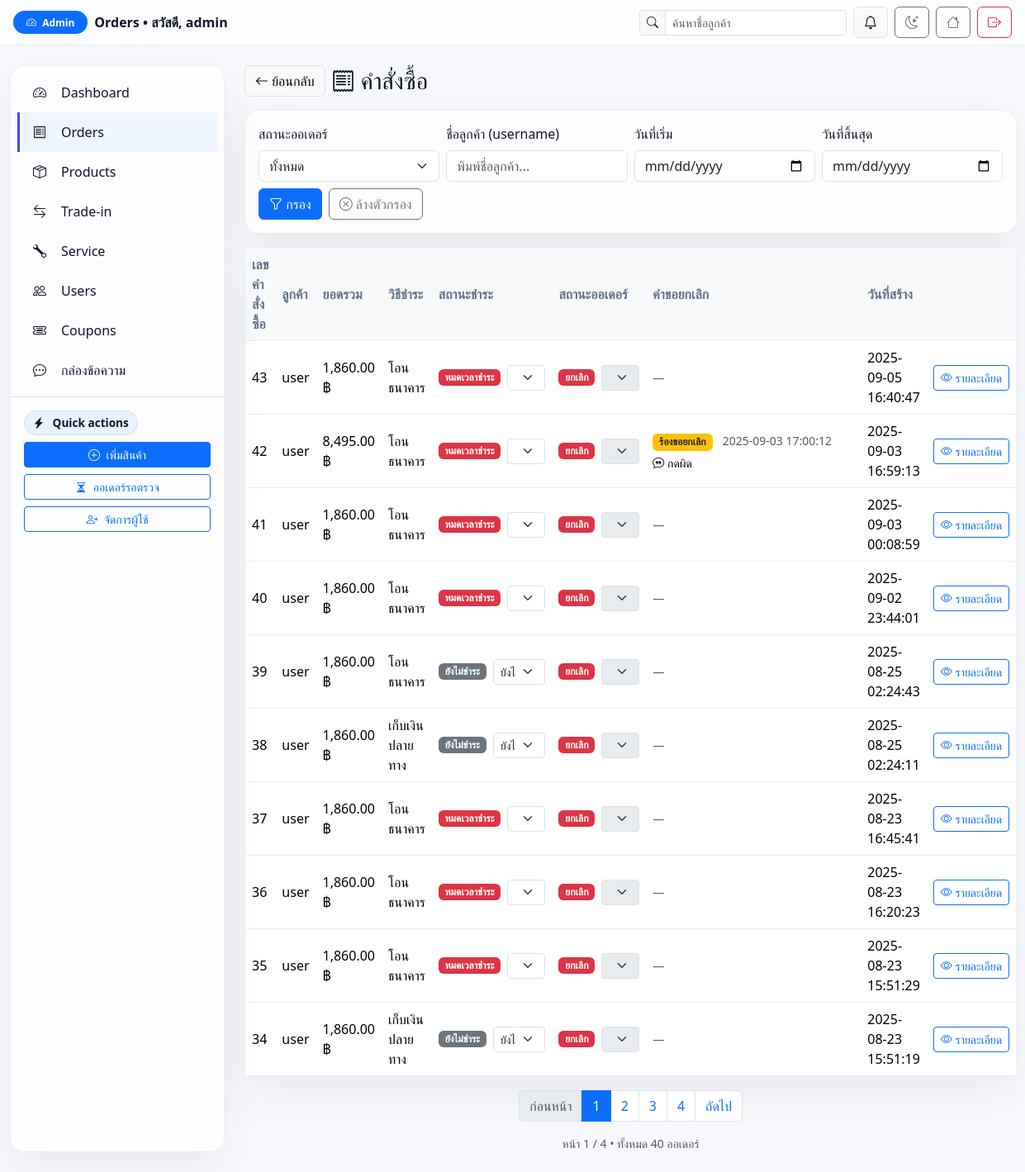
Page /Home/admin/orders.php (signed in) on the earlier database version.
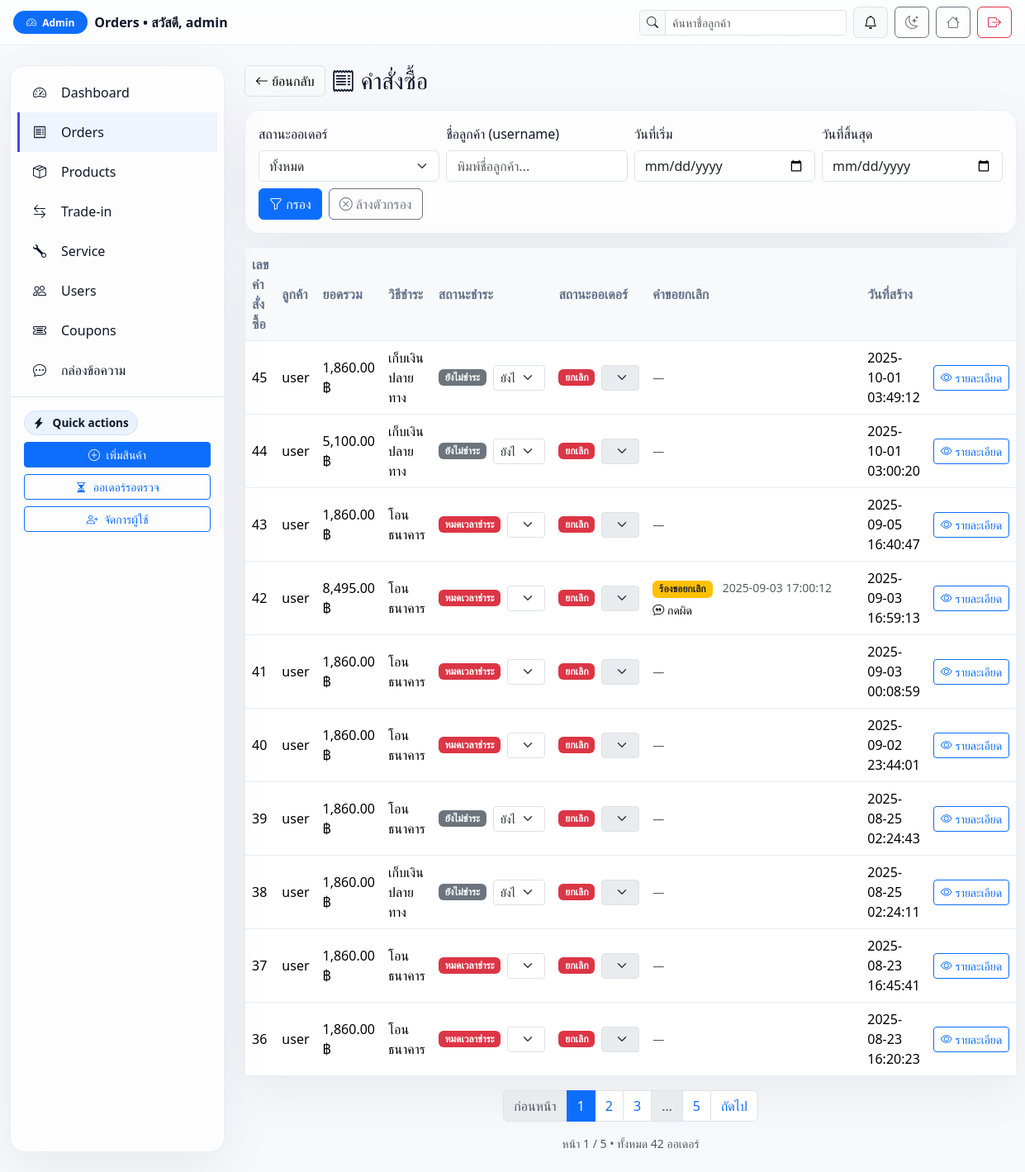
Same page on the later database version.
### tables this page shows
CREATE TABLE `orders` (
  `id` bigint(20) UNSIGNED NOT NULL,
  `user_id` bigint(20) UNSIGNED NOT NULL,
  `total_price` decimal(10,2) NOT NULL DEFAULT 0.00,
  `status` enum('pending','processing','shipped','delivered','completed','cancel_requested','cancelled') NOT NULL DEFAULT 'pending',
  `payment_status` enum('unpaid','pending','paid','refunded','expired') NOT NULL DEFAULT 'unpaid',
  `stock_deducted` tinyint(1) NOT NULL DEFAULT 0,
  `shipping_name` varchar(150) DEFAULT NULL,
  `shipping_phone` varchar(30) DEFAULT NULL,
  `shipping_address` text DEFAULT NULL,
  `created_at` timestamp NOT NULL DEFAULT current_timestamp(),
  `expires_at` datetime DEFAULT NULL,
  `updated_at` timestamp NULL DEFAULT NULL ON UPDATE current_timestamp(),
  `payment_method` enum('cod','bank') DEFAULT 'cod',
  `slip_image` varchar(255) DEFAULT NULL,
  `cancel_reason` text DEFAULT NULL,
  `cancel_requested_at` timestamp NULL DEFAULT NULL
);

CREATE TABLE `users` (
  `id` bigint(20) UNSIGNED NOT NULL,
  `username` varchar(100) NOT NULL,
  `email` varchar(255) NOT NULL,
  `google_id` varchar(64) DEFAULT NULL,
  `provider` enum('local','google') NOT NULL DEFAULT 'local',
  `password_hash` varchar(255) DEFAULT NULL,
  `role` enum('user','admin') DEFAULT 'user',
  `phone` varchar(30) DEFAULT NULL,
  `address` text DEFAULT NULL,
  `profile_pic` varchar(255) DEFAULT NULL,
  `is_active` tinyint(1) NOT NULL DEFAULT 1,
  `created_at` timestamp NOT NULL DEFAULT current_timestamp(),
  `updated_at` timestamp NULL DEFAULT NULL ON UPDATE current_timestamp(),
  `full_name` varchar(150) DEFAULT NULL,
  `avatar` varchar(255) DEFAULT NULL,
  `address_line1` varchar(255) DEFAULT NULL,
  `address_line2` varchar(255) DEFAULT NULL,
  `district` varchar(120) DEFAULT NULL,
  `province` varchar(120) DEFAULT NULL,
  `postcode` varchar(12) DEFAULT NULL
);

### Home/admin/orders.php (the view, shortened to what the changed rows need)
<?php
require __DIR__ . '/../includes/db.php';
function h($s){ return htmlspecialchars($s ?? '', ENT_QUOTES, 'UTF-8'); }
function baht($n){ return number_format((float)$n,2); }
$PAY_THAI = [
  'unpaid'   => 'ยังไม่ชำระ',
  'pending'  => 'รอตรวจสอบ',
  'paid'     => 'ชำระแล้ว',
  'refunded' => 'คืนเงินแล้ว',
  'expired'  => 'หมดเวลาชำระ',
];
$PAY_BADGE = [
  'unpaid'   => 'secondary',
  'pending'  => 'warning text-dark',
  'paid'     => 'success',
  'refunded' => 'info text-dark',
  'expired'  => 'danger',
];
$ORDER_THAI = [
  'pending'          => 'ใหม่/กำลังตรวจสอบ',
  'processing'       => 'กำลังเตรียม/แพ็ค',
  'shipped'          => 'ส่งออกจากคลัง',
  'delivered'        => 'ถึงปลายทาง',
  'completed'        => 'เสร็จสิ้น',
  'cancel_requested' => 'รอยืนยันยกเลิก',
  'cancelled'        => 'ยกเลิก',
];
$ORDER_BADGE = [
  'pending'          => 'info text-dark',
  'processing'       => 'primary',
  'shipped'          => 'primary',
  'delivered'        => 'success',
  'completed'        => 'success',
  'cancel_requested' => 'warning text-dark',
  'cancelled'        => 'danger',
];
$per_page = 10;
$page     = max(1, (int)($_GET['page'] ?? 1));
$offset   = ($page - 1) * $per_page;
$count_sql = "
  SELECT COUNT(DISTINCT o.id) AS c
  FROM orders o
  LEFT JOIN users u ON u.id=o.user_id
  WHERE 1=1
";
$stc = $conn->prepare($count_sql);
$stc->execute();
$total_rows = (int)($stc->get_result()->fetch_assoc()['c'] ?? 0);
$total_pages = max(1, (int)ceil($total_rows / $per_page));
$sql = "
  SELECT
    o.id, o.user_id, o.status, o.payment_method, o.payment_status, o.created_at,
    o.cancel_reason, o.cancel_requested_at,
    o.slip_image, o.expires_at,
    u.username,
    COALESCE(SUM(oi.quantity*oi.unit_price),0) AS total_amount,
    GREATEST(
      0,
      TIMESTAMPDIFF(
        SECOND,
        NOW(),
        COALESCE(o.expires_at, DATE_ADD(o.created_at, INTERVAL 15 MINUTE))
      )
    ) AS remaining_sec
  FROM orders o
  LEFT JOIN users u ON u.id=o.user_id
  LEFT JOIN order_items oi ON oi.order_id=o.id
  WHERE 1=1
";
$params=[]; $types="";
$sql .= " GROUP BY o.id ORDER BY o.created_at DESC LIMIT ? OFFSET ? ";
$params[] = $per_page; $types .= "i";
$params[] = $offset;   $types .= "i";
$stmt = $conn->prepare($sql);
if ($params) { $stmt->bind_param($types, ...$params); }
$stmt->execute();
$orders = $stmt->get_result()->fetch_all(MYSQLI_ASSOC);
function page_link($p){
  $qs = $_GET; $qs['page']=$p;
  return 'orders.php?'.http_build_query($qs);
}
?>
<!doctype html>
<html lang="th" data-theme="light">
<head>
  <link href="https://cdn.jsdelivr.net/npm/bootstrap@5.3.2/dist/css/bootstrap.min.css" rel="stylesheet">
  <link href="https://cdn.jsdelivr.net/npm/bootstrap-icons/font/bootstrap-icons.css" rel="stylesheet">
  <link rel="stylesheet" href="">
</head>
<body>
<div class="container-fluid my-4 app">
  <main class="d-flex flex-column gap-3">
    <div class="glass">
      <div class="table-responsive">
        <table class="table table-hover align-middle mb-0">
          <thead class="table-light">
            <tr>
              <th>เลขคำสั่งซื้อ</th>
              <th>ลูกค้า</th>
              <th>ยอดรวม</th>
              <th>วิธีชำระ</th>
              <th>สถานะชำระ</th>
              <th>สถานะออเดอร์</th>
              <th style="min-width:260px">คำขอยกเลิก</th>
              <th>วันที่สร้าง</th>
              <th></th>
            </tr>
          </thead>
          <tbody>
          <?php if(empty($orders)): ?>
            <tr><td colspan="9" class="text-center text-muted">ไม่มีออเดอร์</td></tr>
          <?php else: foreach($orders as $o):
            $isBank  = ($o['payment_method'] === 'bank');
            $noSlip  = empty($o['slip_image']);
            $expired_now = ((int)($o['remaining_sec'] ?? 0) === 0);
            $expired_by_rule = (
              $o['payment_status'] === 'expired'
              || ($isBank && $noSlip && in_array($o['payment_status'], ['unpaid','pending'], true) && $expired_now)
            );
            $effective_status = $expired_by_rule ? 'cancelled' : ($o['status'] ?: 'pending');
            $payBadge = $PAY_BADGE[$o['payment_status']] ?? 'secondary';
            $ordBadge = $ORDER_BADGE[$effective_status] ?? 'secondary';
          ?>
            <tr id="row-<?= (int)$o['id'] ?>">
              <td><?= (int)$o['id'] ?></td>
              <td><?= h($o['username'] ?? ('UID '.$o['user_id'])) ?></td>
              <td><?= baht($o['total_amount']) ?> ฿</td>
              <td><?= $o['payment_method']==='bank' ? 'โอนธนาคาร' : 'เก็บเงินปลายทาง' ?></td>
              <td>
                <div class="d-flex align-items-center gap-2">
                  <span class="badge bg-<?= $payBadge ?>"><?= h($PAY_THAI[$o['payment_status']] ?? $o['payment_status']) ?></span>
                  <form action="order_update.php" method="post" class="d-inline">
                    <select name="value" class="form-select form-select-sm" onchange="this.form.submit()">
                      <?php foreach (['unpaid','pending','paid','refunded','expired'] as $val): ?>
                        <option value="<?= $val ?>" <?= $o['payment_status']===$val?'selected':'' ?>><?= h($PAY_THAI[$val]) ?></option>
                      <?php endforeach; ?>
                    </select>
                  </form>
                </div>
              </td>
              <td>
                <div class="d-flex align-items-center gap-2">
                  <span class="badge bg-<?= $ordBadge ?>"><?= h($ORDER_THAI[$effective_status] ?? $effective_status) ?></span>
                  <form action="order_update.php" method="post" class="d-inline">
                    <select name="value" class="form-select form-select-sm" onchange="this.form.submit()" <?= $effective_status==='cancelled'?'disabled':'' ?>>
                      <?php foreach (['pending','processing','shipped','delivered','completed','cancel_requested','cancelled'] as $val): ?>
                        <option value="<?= $val ?>" <?= $effective_status===$val?'selected':'' ?>><?= h($ORDER_THAI[$val]) ?></option>
                      <?php endforeach; ?>
                    </select>
                  </form>
                </div>
              </td>
              <td>
                <?php if (!empty($o['cancel_requested_at'])): ?>
                  <div>
                    <span class="badge bg-warning text-dark">ร้องขอยกเลิก</span>
                    <span class="text-muted small ms-2"><?= h($o['cancel_requested_at']) ?></span>
                  </div>
                  <?php if (!empty($o['cancel_reason'])): ?>
                    <div class="small ellipsis-2 mt-1"><i class="bi bi-chat-quote"></i> <?= h($o['cancel_reason']) ?></div>
                  <?php endif; ?>
                <?php else: ?>
                  <span class="text-muted small">—</span>
                <?php endif; ?>
              </td>
              <td><?= h($o['created_at']) ?></td>
              <td class="text-nowrap">
                <a href="order_detail.php?id=<?= (int)$o['id'] ?>" class="btn btn-sm btn-outline-primary">
                  <i class="bi bi-eye"></i> รายละเอียด
                </a>
              </td>
            </tr>
          <?php endforeach; endif; ?>
          </tbody>
        </table>
      </div>
    </div>
    <?php if($total_pages>1): ?>
      <nav>
        <ul class="pagination justify-content-center flex-wrap">
          <li class="page-item <?= $page<=1?'disabled':'' ?>">
            <a class="page-link" href="<?= $page<=1?'#':h(page_link($page-1)) ?>">ก่อนหน้า</a>
          </li>
          <?php
            $window = 2;
            $start_p = max(1, $page-$window);
            $end_p   = min($total_pages, $page+$window);
            for($p=$start_p; $p<=$end_p; $p++){
              echo '<li class="page-item '.($p==$page?'active':'').'"><a class="page-link" href="'.h(page_link($p)).'">'.$p.'</a></li>';
            }
            if ($end_p < $total_pages){
              if ($end_p < $total_pages-1) echo '<li class="page-item disabled"><span class="page-link">…</span></li>';
              echo '<li class="page-item"><a class="page-link" href="'.h(page_link($total_pages)).'">'.$total_pages.'</a></li>';
            }
          ?>
          <li class="page-item <?= $page>=$total_pages?'disabled':'' ?>">
            <a class="page-link" href="<?= $page>=$total_pages?'#':h(page_link($page+1)) ?>">ถัดไป</a>
          </li>
        </ul>
        <div class="text-center text-muted small">หน้า <?=$page?> / <?=$total_pages?> • ทั้งหมด <?=$total_rows?> ออเดอร์</div>
      </nav>
    <?php endif; ?>
  </main>
</div>
</body>
</html>

Differences in the rows shown:
no longer on this page (row unchanged): orders: id "35", user.username "user", total_amount "1,860.00", payment_method "โอนธนาคาร", payment_status "หมดเวลาชำระ", value "หมดเวลาชำระ", payment_status "ยกเลิก", value "ยกเลิก", created_at "2025-08-23 15:51:29"
no longer on this page (row unchanged): orders: id "34", user.username "user", total_amount "1,860.00", shows "เก็บเงินปลายทาง", payment_status "ยังไม่ชำระ", value "ยังไม่ชำระ", payment_status+payment_method+status "ยกเลิก", value "ยกเลิก", created_at "2025-08-23 15:51:19"
added orders: id "45", user.username "user", total_amount "1,860.00", shows "เก็บเงินปลายทาง", payment_status "ยังไม่ชำระ", value "ยังไม่ชำระ", payment_status+payment_method+status "ยกเลิก", value "ยกเลิก", created_at "2025-10-01 03:49:12"
added orders: id "44", user.username "user", total_amount "5,100.00", shows "เก็บเงินปลายทาง", payment_status "ยังไม่ชำระ", value "ยังไม่ชำระ", payment_status+payment_method+status "ยกเลิก", value "ยกเลิก", created_at "2025-10-01 03:00:20"
Other differences:
$total_pages: "4" → "5"
$total_rows: "40" → "42"
